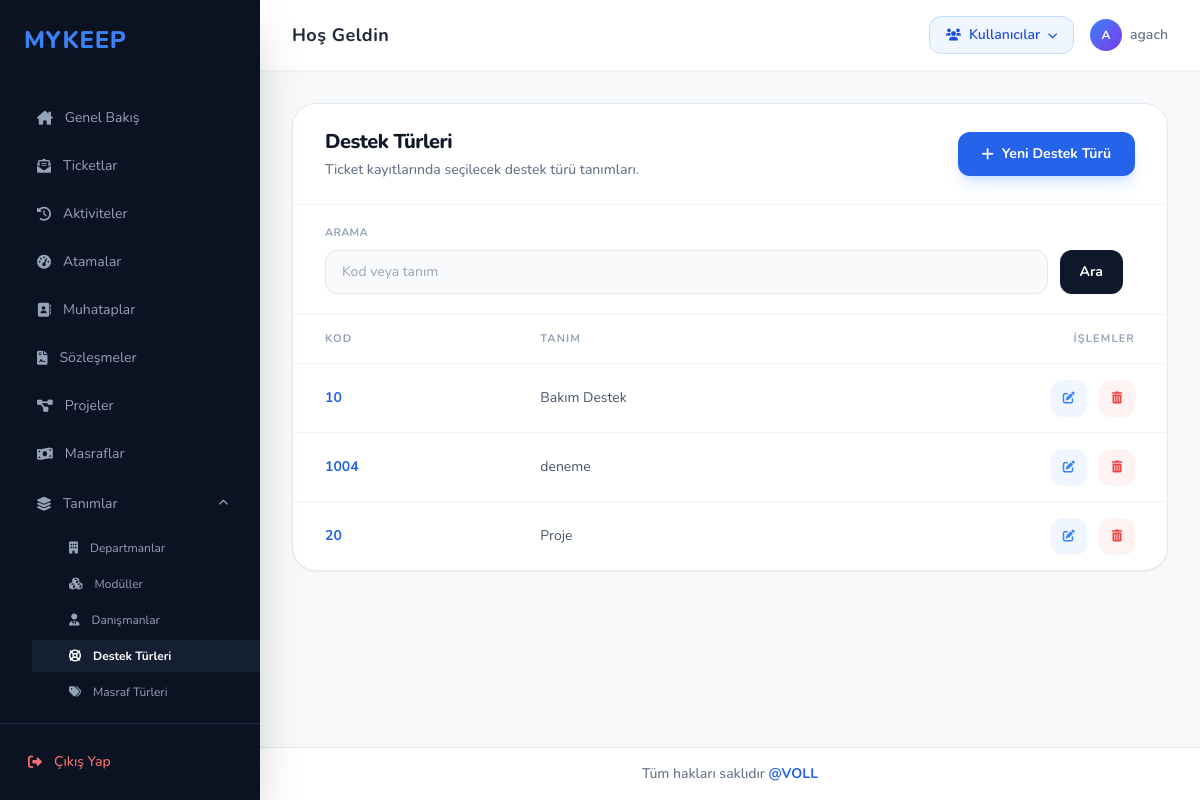
Before: /destekturleri/ (signed in) with the older database file.
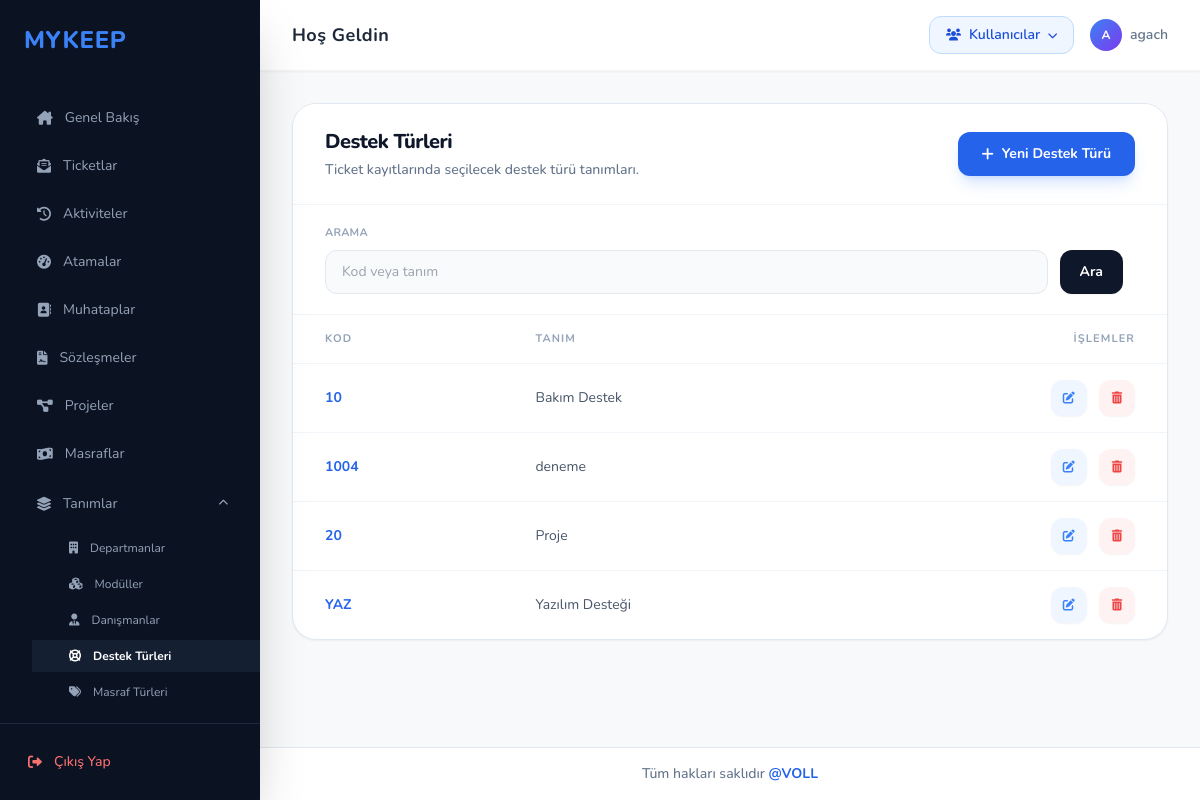
After: the same page with the newer database file.
### destekturu/models.py (models this page shows, shortened)
class destektur(models.Model):
    kod = models.CharField(max_length=10)
    definition = models.CharField(max_length=100, unique=True)

### destekturu/views.py (the view)
# urls.py: path('destekturleri/', destekturu_views.destekturu_listesi, name='destekturu_listesi'),
@admin_only
def destekturu_listesi(request):
    destek_turleri = destektur.objects.all().order_by("kod")
    arama = request.GET.get("arama", "").strip()
    if arama:
        destek_turleri = destek_turleri.filter(
            Q(kod__icontains=arama) | Q(definition__icontains=arama)
        )
    return render(request, "destekturu_listesi.html", {"destek_turleri": destek_turleri, "arama": arama})

### templates/destekturu_listesi.html (shortened to what this page needs)
{% extends 'base.html' %}
{% block content %}
<div class="bg-white border border-slate-200 rounded-3xl shadow-sm overflow-hidden">
    <div class="px-8 py-6 border-b border-slate-100 flex justify-between items-center bg-white">
        <div>
            <h2 class="text-xl font-extrabold text-slate-900 tracking-tight">Destek Türleri</h2>
            <p class="text-sm text-slate-500 font-medium mt-1">Ticket kayıtlarında seçilecek destek türü tanımları.</p>
        </div>
        <a href="{% url 'destekturu_ekle' %}" class="bg-blue-600 hover:bg-blue-700 text-white text-sm font-bold py-3 px-6 rounded-xl transition shadow-lg shadow-blue-500/20 inline-flex items-center active:scale-95">
            <i class="fa-solid fa-plus mr-2"></i>Yeni Destek Türü
        </a>
    </div>
    <form method="get" class="px-8 py-5 border-b border-slate-100 bg-white">
        <div class="grid grid-cols-1 gap-3 md:grid-cols-[1fr_auto_auto] md:items-end">
            <div>
                <label class="mb-2 block text-[11px] font-bold uppercase tracking-wide text-slate-400">Arama</label>
                <input type="search" name="arama" value="{{ arama }}" placeholder="Kod veya tanım" class="w-full h-11 rounded-xl border border-slate-200 bg-slate-50 px-4 text-sm text-slate-700 outline-none transition focus:border-blue-500 focus:bg-white focus:ring-4 focus:ring-blue-500/10">
            </div>
            <button type="submit" class="h-11 rounded-xl bg-slate-900 px-5 text-sm font-bold text-white shadow-sm transition hover:bg-slate-700">Ara</button>
        </div>
    </form>
    <table class="w-full text-left border-collapse">
        <thead>
            <tr class="text-[11px] uppercase tracking-widest text-slate-400 font-bold border-b border-slate-100">
                <th class="px-8 py-4">Kod</th>
                <th class="px-8 py-4">Tanım</th>
                <th class="px-8 py-4 text-right">İşlemler</th>
            </tr>
        </thead>
        <tbody class="divide-y divide-slate-100">
            {% for d in destek_turleri %}
            <tr class="hover:bg-slate-50 transition">
                <td class="px-8 py-4 text-sm font-bold">
                    <a href="{% url 'destekturu_duzenle' d.pk %}" class="text-blue-600 hover:text-blue-800 hover:underline">{{ d.kod }}</a>
                </td>
                <td class="px-8 py-4 text-sm text-slate-600">
                    <a href="{% url 'destekturu_duzenle' d.pk %}" class="hover:text-blue-700 hover:underline">{{ d.definition }}</a>
                </td>
                <td class="px-8 py-4 text-right space-x-2">
                    <a href="{% url 'destekturu_duzenle' d.pk %}" class="w-9 h-9 rounded-xl bg-blue-50 text-blue-500 hover:bg-blue-500 hover:text-white inline-flex items-center justify-center transition shadow-sm">
                        <i class="fa-solid fa-pen-to-square text-xs"></i>
                    </a>
                    <a href="{% url 'destekturu_sil' d.pk %}" onclick="return confirm('Silinsin mi?')" class="w-9 h-9 rounded-xl bg-red-50 text-red-500 hover:bg-red-500 hover:text-white inline-flex items-center justify-center transition shadow-sm">
                        <i class="fa-solid fa-trash-can text-xs"></i>
                    </a>
                </td>
            </tr>
            {% empty %}
            <tr>
                <td colspan="3" class="px-8 py-10 text-center text-sm text-slate-400">Henüz destek türü eklenmemiş.</td>
            </tr>
            {% endfor %}
        </tbody>
    </table>
</div>
{% endblock %}

Changed rows visible on the page:
added destektur: kod "YAZ", definition "Yazılım Desteği"
